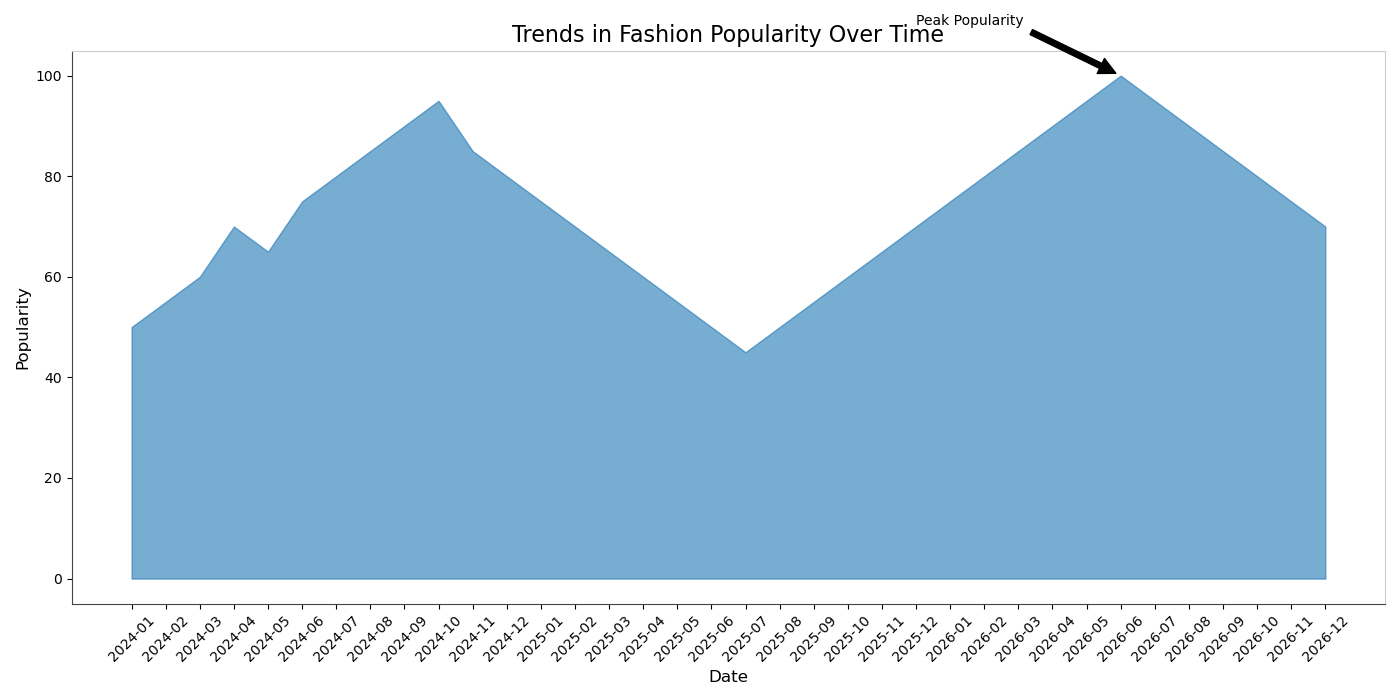

Generate this figure with Python:

import matplotlib.pyplot as plt
import pandas as pd
import numpy as np

# Data
data = {
    'Date': pd.date_range(start='2024-01-01', periods=36, freq='M').strftime('%Y-%m').tolist(),
    'Popularity': [50, 55, 60, 70, 65, 75, 80, 85, 90, 95, 85, 80, 75, 70, 65, 60, 55, 50, 45, 50, 55, 60, 65, 70, 75, 80, 85, 90, 95, 100, 95, 90, 85, 80, 75, 70]
}

df = pd.DataFrame(data)

# Plot
fig, ax = plt.subplots(figsize=(14, 7))

ax.fill_between(df['Date'], df['Popularity'], color='#1f77b4', alpha=0.6)

# Add labels
ax.set_title('Trends in Fashion Popularity Over Time', fontsize=16)
ax.set_xlabel('Date', fontsize=12)
ax.set_ylabel('Popularity', fontsize=12)
ax.annotate('Peak Popularity', xy=('2026-06', 100), xytext=('2025-12', 110),
             arrowprops=dict(facecolor='black', shrink=0.05), fontsize=10)

# Customize the color scheme
ax.spines['top'].set_color('#CCCCCC')
ax.spines['right'].set_color('#CCCCCC')
ax.spines['left'].set_color('#444444')
ax.spines['bottom'].set_color('#444444')

# Rotate date labels
plt.xticks(rotation=45)

plt.tight_layout()
plt.show()
